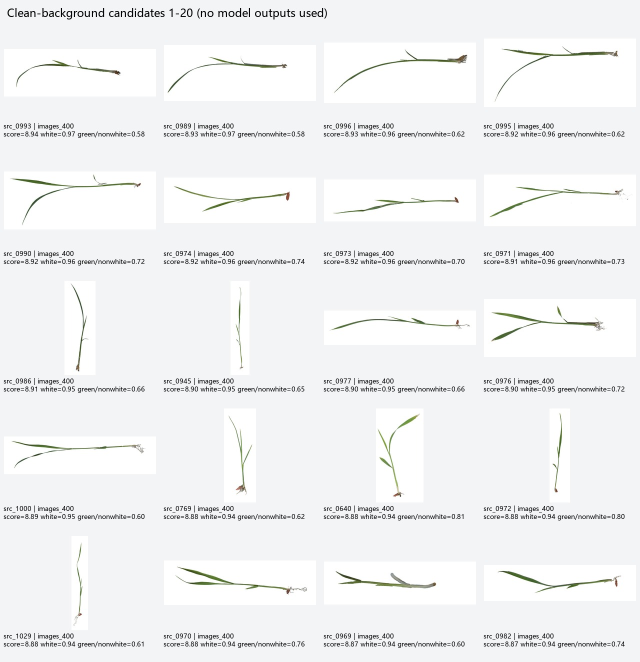
#> input picture adaptive_keypoint_discovery_reboot/experiment/data_source_reaudit/clean_background_candidates_01.jpg, 1280 x 1323 px (shown at 1/2 size)
$ python -i build_stage_clean_v4_candidate.py   (imports and definitions only)   (older library calls are emulated)
#> lines starting #> are read from the running program, lines starting #| are printed output that depends on the picture; after the words box and inside, x2 and y2 are one past the last pixel; in counts of white or black regions, pixels touching at a corner belong together
### adaptive_keypoint_discovery_reboot/experiment/audit_dataset_images.py
#!/usr/bin/env python
"""Inventory D:/kp/数据集图片 and preselect genuinely clean-background images.

The script never reads keypoint labels or model outputs.  Existing aug0/1/2
files are inventoried but excluded from independent sample selection.
"""

from __future__ import annotations

import csv
import hashlib
import json
import math
import re
from collections import Counter
from pathlib import Path
from typing import Any

import cv2
import numpy as np
import tifffile
from PIL import Image, ImageDraw, ImageFont, ImageOps

DATA_ROOT = Path(r"D:\kp\数据集图片")
HERE = Path(__file__).resolve().parent
OUTPUT = HERE / "data_source_reaudit"
IMAGE_SUFFIXES = {".jpg", ".jpeg", ".png", ".bmp", ".tif", ".tiff", ".webp"}


# [35 lines left out: functions source_family, identity_group, border_pixels, dhash64, not called in this run]


def strict_green_mask(rgb: np.ndarray) -> np.ndarray:
    hsv = cv2.cvtColor(rgb, cv2.COLOR_RGB2HSV)
#> hsv: shape (1323, 1280, 3); mean H, S, V 82, 4.1, 243.3
    hue, saturation, value = (hsv[:, :, index] for index in range(3))
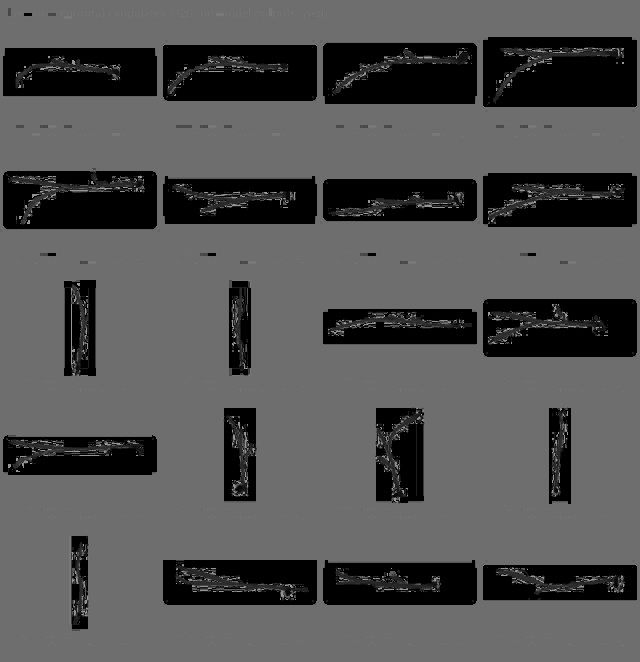
#> hue: shape (1323, 1280) (shown at 1/2 size); min 0, max 179, mean 82
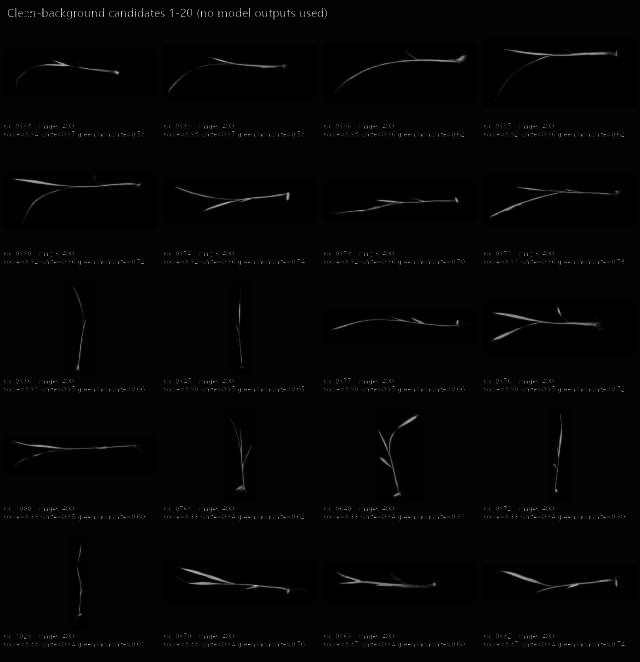
#> saturation: shape (1323, 1280) (shown at 1/2 size); min 0, max 255, mean 4.1
    red, green, blue = (rgb[:, :, index].astype(np.float32) for index in range(3))
    normalized_excess = (2 * green - red - blue) / np.maximum(red + green + blue, 20.0)
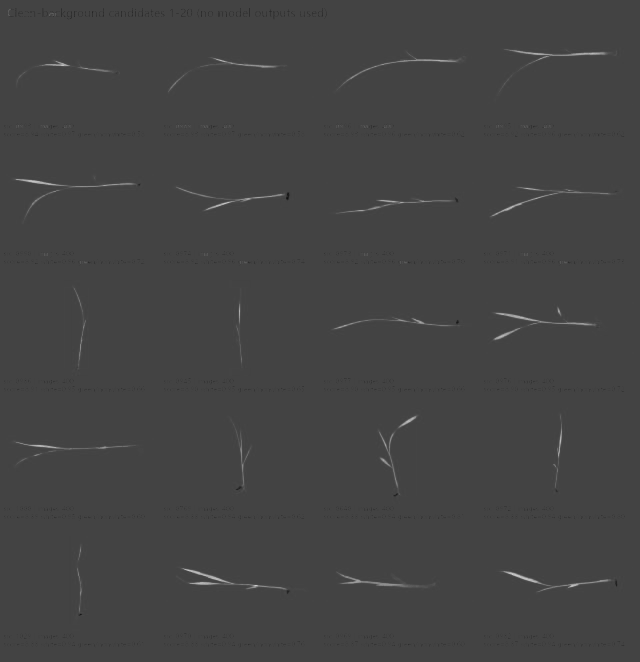
#> normalized_excess: shape (1323, 1280) float32 (shown at 1/2 size); min -0.237, max 0.657, mean 0.000841; drawn with min black and max white
    mask = (
        ((hue >= 18) & (hue <= 100) & (saturation >= 45) & (value >= 22))
        | ((normalized_excess >= 0.055) & (saturation >= 28) & (green >= 35))
    ).astype(np.uint8)
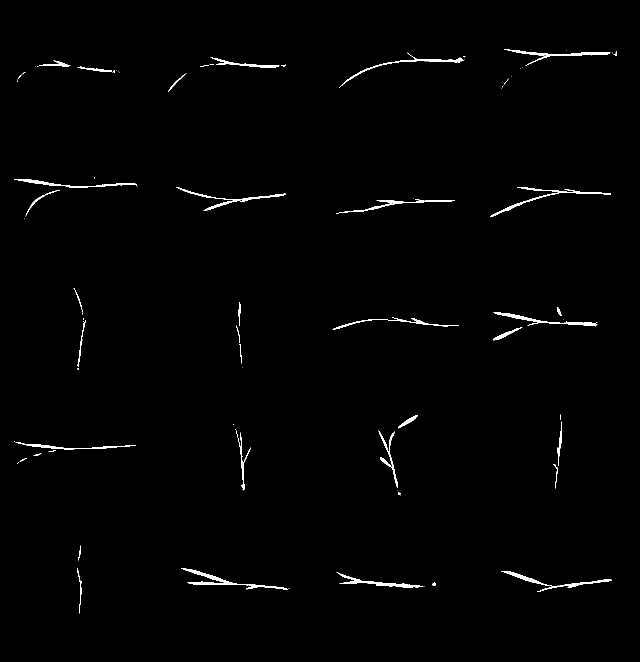
#> mask: shape (1323, 1280) (shown at 1/2 size); values 0 (black) and 1 (white), 0.96% white; 83 white regions (44 under 20 px), largest, box (x1, y1, x2, y2) and area: (362, 1136, 576, 1180) 1323, (980, 374, 1222, 434) 1112, (1002, 1142, 1223, 1184) 1089
    mask = cv2.morphologyEx(mask, cv2.MORPH_OPEN, np.ones((3, 3), np.uint8))
#> mask: shape (1323, 1280); values 0 (black) and 1 (white), 0.76% white; 111 white regions (42 under 20 px), largest, box (x1, y1, x2, y2) and area: (681, 1148, 840, 1175) 946, (1024, 100, 1217, 113) 873, (368, 1137, 468, 1170) 574
    mask = cv2.morphologyEx(mask, cv2.MORPH_CLOSE, np.ones((3, 3), np.uint8))
#> mask: shape (1323, 1280); values 0 (black) and 1 (white), 0.77% white; 78 white regions (19 under 20 px), largest, box (x1, y1, x2, y2) and area: (681, 1148, 840, 1175) 948, (1024, 100, 1217, 116) 907, (368, 1137, 468, 1170) 574
    return mask > 0


# [263 lines left out: functions bbox_touch, component_count, load_rgb_thumbnail, audit_pixels, font, contact_sheet and 2 more, not called in this run]


# [2 lines that do not run on import are left out]

### adaptive_keypoint_discovery_reboot/experiment/build_stage_clean_v4_candidate.py
#!/usr/bin/env python
"""Build the model-blind V4 single-seedling candidate dataset.

The script reads only original image pixels and acquisition paths.  It never
reads DINOv2 features, G1-prime teacher points, keypoint annotations, training
losses, or phenotype outputs.  Existing V3 images are retained as development
training data only; every V4 validation/test image is newly cropped from an
original scanner frame.

Scanner frames contain several seedlings.  Candidate shoots are found with a
strict vegetation mask and orientation-specific morphology, cropped with a
margin, and standardized to white using the auditable classical routine from
``build_stage_clean_dataset.py``.  All crops from one source directory are
assigned to one split, and no crop from an included source frame can appear in
another split.
"""

from __future__ import annotations

import argparse
import hashlib
import json
import math
import re
import shutil
from collections import Counter, defaultdict, deque
from pathlib import Path
from typing import Any, Iterable

import cv2
import numpy as np
import pandas as pd
import tifffile
from PIL import Image, ImageDraw, ImageOps

from audit_dataset_images import audit_pixels, dhash64, load_rgb_thumbnail, strict_green_mask
from build_stage_clean_dataset import contact_sheet, font, normalize_to_white, write_rgb


HERE = Path(__file__).resolve().parent
INVENTORY = HERE / "data_source_reaudit" / "all_images_inventory.csv"
LEGACY_V3 = HERE / "data_stage_clean_v3"
DEFAULT_OUTPUT = HERE / "data_stage_clean_v4_candidate"
SEED = "20260717-stage-clean-v4-model-blind"
VERSION = "stage-clean-v4-candidate"
TARGETS = {"train_new": 122, "val": 40, "test": 40}


# [10 lines left out: function parse_args, not called in this run]


def stable_hash(value: str) -> str:
    return hashlib.sha256(f"{SEED}|{value}".encode("utf-8")).hexdigest()


# [34 lines left out: functions sha256_file, phash64, foreground_crop, not called in this run]


def hamming(left: str, right: str) -> int:
    return (int(left, 16) ^ int(right, 16)).bit_count()


# [14 lines left out: function scanner_metadata, not called in this run]


def detect_shoot_candidates(rgb: np.ndarray) -> list[dict[str, Any]]:
    """Find elongated vegetation structures without any learned feature."""
    raw = strict_green_mask(rgb).astype(np.uint8)
    raw = cv2.morphologyEx(raw, cv2.MORPH_CLOSE, np.ones((5, 5), np.uint8))
#> raw: shape (1323, 1280); values 0 (black) and 1 (white), 0.78% white; 67 white regions (15 under 20 px), largest, box (x1, y1, x2, y2) and area: (681, 1148, 840, 1175) 968, (1024, 100, 1217, 116) 913, (368, 1137, 468, 1170) 884
    height, width = raw.shape
#> height = 1323; width = 1280
    candidates: list[dict[str, Any]] = []
    kernels = (("horizontal", (55, 9)), ("vertical", (9, 55)))
    for orientation, (kernel_w, kernel_h) in kernels:
        linked = cv2.dilate(raw, np.ones((kernel_h, kernel_w), np.uint8))
        count, labels, stats, _ = cv2.connectedComponentsWithStats(linked, 8)
        for label_id in range(1, count):
            linked_x = int(stats[label_id, cv2.CC_STAT_LEFT])
            linked_y = int(stats[label_id, cv2.CC_STAT_TOP])
            linked_w = int(stats[label_id, cv2.CC_STAT_WIDTH])
            linked_h = int(stats[label_id, cv2.CC_STAT_HEIGHT])
            if int(stats[label_id, cv2.CC_STAT_AREA]) < 100:
                continue
            local_labels = labels[linked_y : linked_y + linked_h, linked_x : linked_x + linked_w]
            local_raw = raw[linked_y : linked_y + linked_h, linked_x : linked_x + linked_w]
            ys, xs = np.where((local_labels == label_id) & (local_raw > 0))
            green_pixels = int(len(xs))
            if green_pixels < 80:
                continue
            xs = xs + linked_x
            ys = ys + linked_y
            x0, x1 = int(xs.min()), int(xs.max()) + 1
            y0, y1 = int(ys.min()), int(ys.max()) + 1
            box_w, box_h = x1 - x0, y1 - y0
            major, minor = max(box_w, box_h), min(box_w, box_h)
            elongation = major / max(1, minor)
            if major < max(60, round(max(height, width) * 0.045)):
                continue
            if minor < max(12, round(min(height, width) * 0.010)):
                continue
            if elongation < 1.8:
                continue
            if orientation == "horizontal" and box_w < box_h * 1.55:
                continue
            if orientation == "vertical" and box_h < box_w * 1.55:
                continue
            # Thin scanner-bed edges can be chromatically green but are not
            # compact vegetation structures.
            density = green_pixels / float(max(1, box_w * box_h))
            if density < 0.025:
                continue
            candidates.append(
                {
                    "orientation": orientation,
                    "box": (x0, y0, x1, y1),
                    "green_pixels": green_pixels,
                    "density": density,
                    "elongation": elongation,
                    "score": major + 0.03 * green_pixels,
                }
            )
#> this loop made 2 passes
#> count on passes 1 to 2: 33, 43
#> pass 1, in detect_shoot_candidates, `linked = cv2.dilate(raw, np.ones((kernel_h, kernel_w), np.uint8))`:
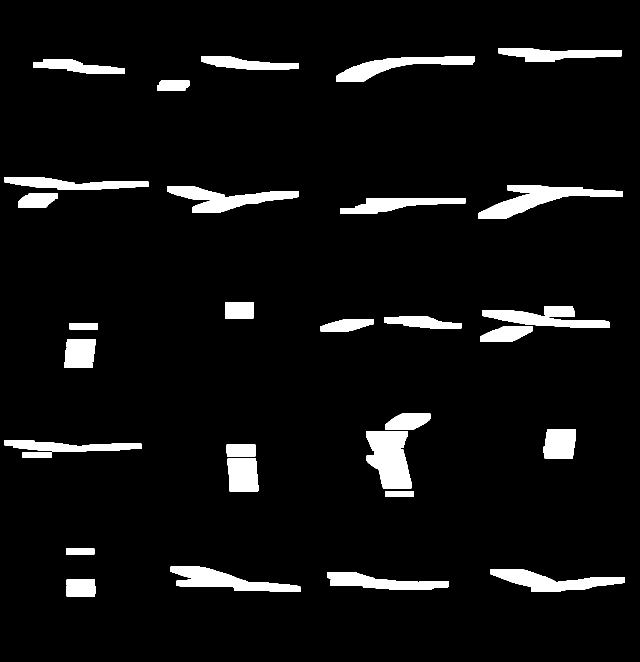
#> linked: shape (1323, 1280) (shown at 1/2 size); values 0 (black) and 1 (white), 6.2% white; 32 white regions, largest, box (x1, y1, x2, y2) and area: (732, 862, 823, 977) 7799, (956, 370, 1246, 437) 7362, (341, 1133, 601, 1184) 6353
#> pass 1, in detect_shoot_candidates, `count, labels, stats, _ = cv2.connectedComponentsWithStats(linked, 8)`:
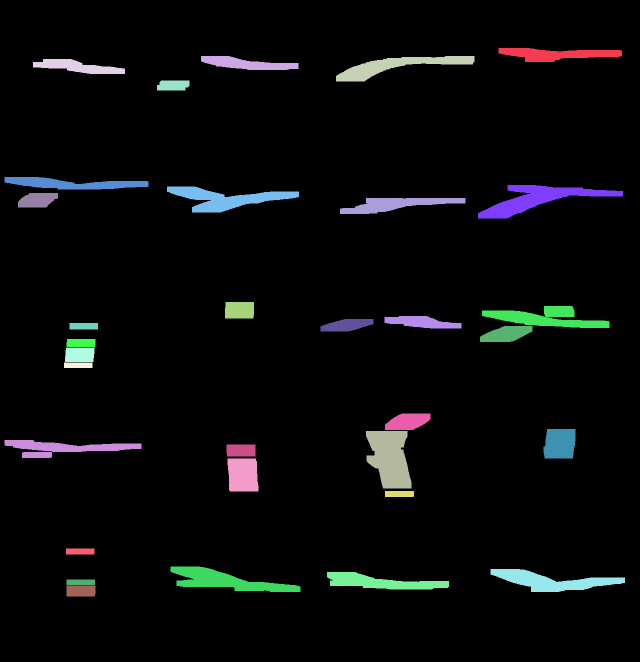
#> labels: shape (1323, 1280) int32 (shown at 1/2 size); 33 distinct labels, from 0 to 32; one colour per label, 0 black
#> pass 2, in detect_shoot_candidates, `count, labels, stats, _ = cv2.connectedComponentsWithStats(linked, 8)`:
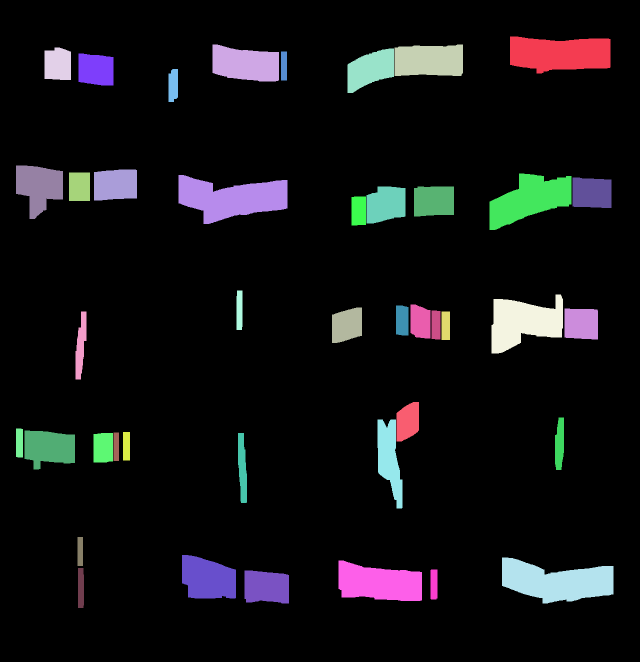
#> labels: shape (1323, 1280) int32 (shown at 1/2 size); 43 distinct labels, from 0 to 42; one colour per label, 0 black
#> after the loop, candidates = 16 items

    # Horizontal and vertical linking may describe the same seedling.  Keep the
    # stronger description and suppress boxes that substantially overlap.
    kept: list[dict[str, Any]] = []
    for candidate in sorted(candidates, key=lambda item: (-float(item["score"]), item["box"])):
        x0, y0, x1, y1 = candidate["box"]
        area = (x1 - x0) * (y1 - y0)
        duplicate = False
        for existing in kept:
            u0, v0, u1, v1 = existing["box"]
            other_area = (u1 - u0) * (v1 - v0)
            intersection = max(0, min(x1, u1) - max(x0, u0)) * max(0, min(y1, v1) - max(y0, v0))
            if intersection / max(1, min(area, other_area)) > 0.35:
                duplicate = True
                break
        if not duplicate:
            kept.append(candidate)
#> this loop made 16 passes
#> (x0, y0, x1, y1, area) on passes 1 to 12: (983, 374, 1219, 433, 13924), (36, 358, 270, 375, 3978), (699, 116, 922, 159, 9589), (1008, 1142, 1223, 1180, 8170), (368, 1137, 574, 1180, 8858), (36, 884, 256, 912, 6160), (361, 377, 571, 421, 9240), (991, 616, 1192, 652, 7236), (1024, 100, 1217, 120, 3860), (681, 1148, 871, 1175, 5130), (707, 400, 904, 424, 4728), (429, 116, 570, 136, 2820)
#> after the loop, kept = 16 items

    kept.sort(key=lambda item: (item["box"][1], item["box"][0], item["orientation"]))
    for index, candidate in enumerate(kept, start=1):
        candidate["candidate_index"] = index
#> this loop made 16 passes
    return kept


# [538 lines left out: functions audit_scanner_frames, group_capacities, choose_holdout_groups, round_robin_frames, read_full_rgb, expanded_full_box and 9 more, not called in this run]


# [2 lines not run here, left out]

>>> import cv2
>>> picture = cv2.cvtColor(cv2.imread('data_source_reaudit/clean_background_candidates_01.jpg'), cv2.COLOR_BGR2RGB)
>>> result = detect_shoot_candidates(picture)
#> result = 16 items
